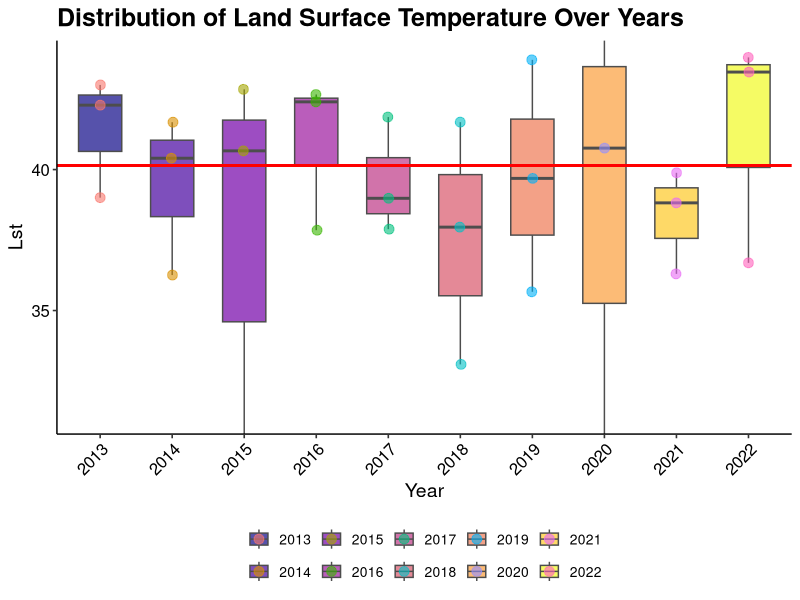
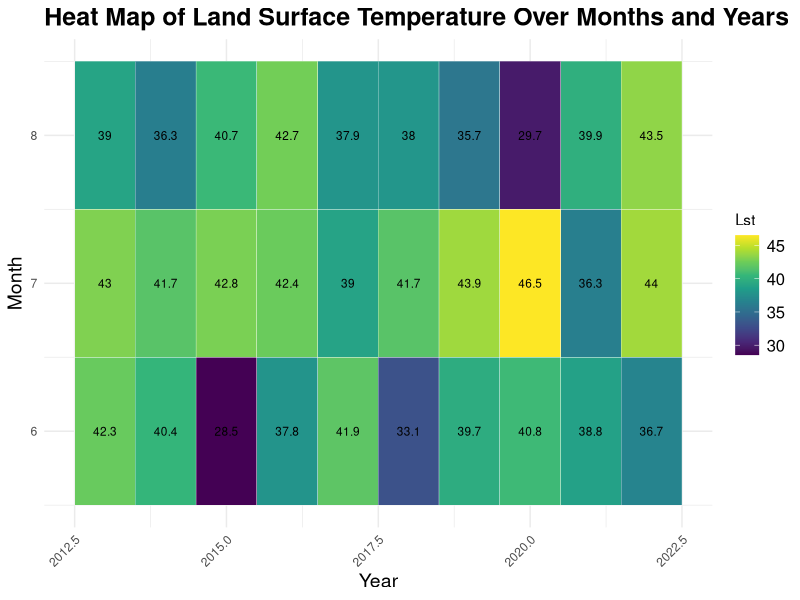
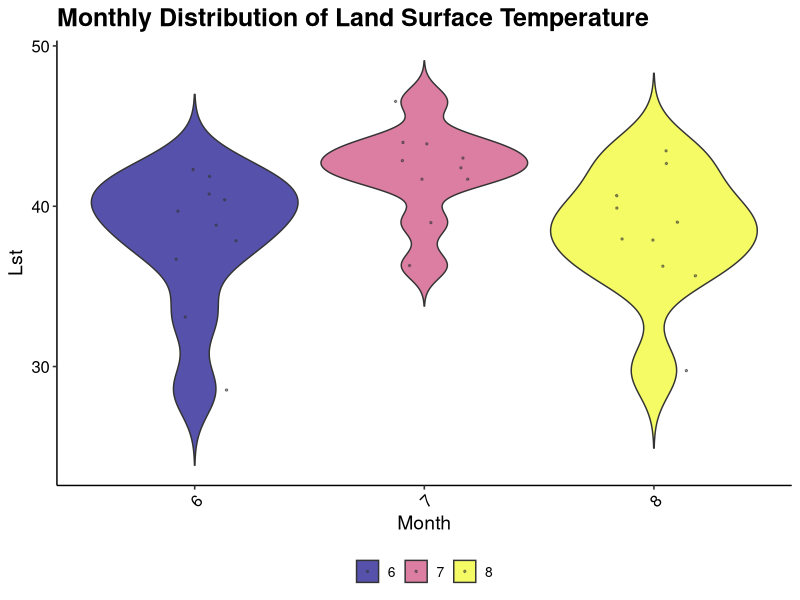

These charts were generated, in order, by the following R code:
## ---- chunk 1
library(lubridate)
summer_data = read.csv("summer_data.csv")
## ---- chunk 2
library(ggplot2)
library(ggpubr)

median_lst = median(summer_data$Lst)

ggplot(summer_data, aes(x = factor(Year), y = Lst, fill = factor(Year))) +
  geom_boxplot(outlier.shape = NA, width = 0.6, color = "gray30", alpha = 0.7) +
  geom_point(position = position_jitterdodge(jitter.width = 0.15), aes(color = factor(Year)), size = 3, alpha = 0.6) +
  geom_hline(yintercept = median_lst, color = "red", linetype = "solid", size = 1) + 
  labs(title = "Distribution of Land Surface Temperature Over Years",
       x = "Year",
       y = "Lst") +
  theme_pubr() +
  scale_fill_viridis_d(option = "C") +
  coord_cartesian(ylim = quantile(summer_data$Lst, c(0.05, 0.95))) +
  theme(axis.text.x = element_text(angle = 45, hjust = 1, vjust = 1),
        panel.grid.major.x = element_blank(),
        legend.position = "bottom",  
        legend.title = element_blank(),
        legend.text = element_text(size = 10),
        plot.title = element_text(size = 18, face = "bold"),
        axis.title = element_text(size = 14),
        axis.text = element_text(size = 12))





## ---- chunk 3
my_color_scale = scale_fill_gradientn(colors = viridis::viridis(10), 
                                       name = "Lst", 
                                       breaks = seq(25, 55, by = 5))

ggplot(summer_data, aes(x = Year, y = Month, fill = Lst)) +
  geom_tile(color = "white") +
  geom_text(aes(label = round(Lst, 1)), color = "black", size = 3) +  # Add temperature values
  labs(title = "Heat Map of Land Surface Temperature Over Months and Years",
       x = "Year",
       y = "Month") +
  my_color_scale +
  theme_minimal() +
  theme(axis.text.x = element_text(angle = 45, hjust = 1),
        axis.text.y = element_text(hjust = 1, vjust = 0.5),
        legend.position = "right",
        plot.title = element_text(size = 18, face = "bold"),
        axis.title = element_text(size = 14),
        legend.text = element_text(size = 12))
## ---- chunk 4
library(ggplot2)
library(ggpubr)

ggplot(summer_data, aes(x = factor(Month), y = Lst, fill = factor(Month))) +
  geom_violin(trim = FALSE, scale = "width", alpha = 0.7) +
  geom_jitter(position = position_jitter(0.2), color = "gray20", size = 0.5, alpha = 0.5) +
  labs(title = "Monthly Distribution of Land Surface Temperature",
       x = "Month",
       y = "Lst") +
  theme_pubr() +
  scale_fill_viridis_d(option = "C") +
  theme(axis.text.x = element_text(angle = 45, hjust = 1, vjust = 1),
        panel.grid.major.x = element_blank(),
        legend.position = "bottom",
        legend.title = element_blank(),
        legend.text = element_text(size = 10),
        plot.title = element_text(size = 18, face = "bold"),
        axis.title = element_text(size = 14),
        axis.text = element_text(size = 12))

